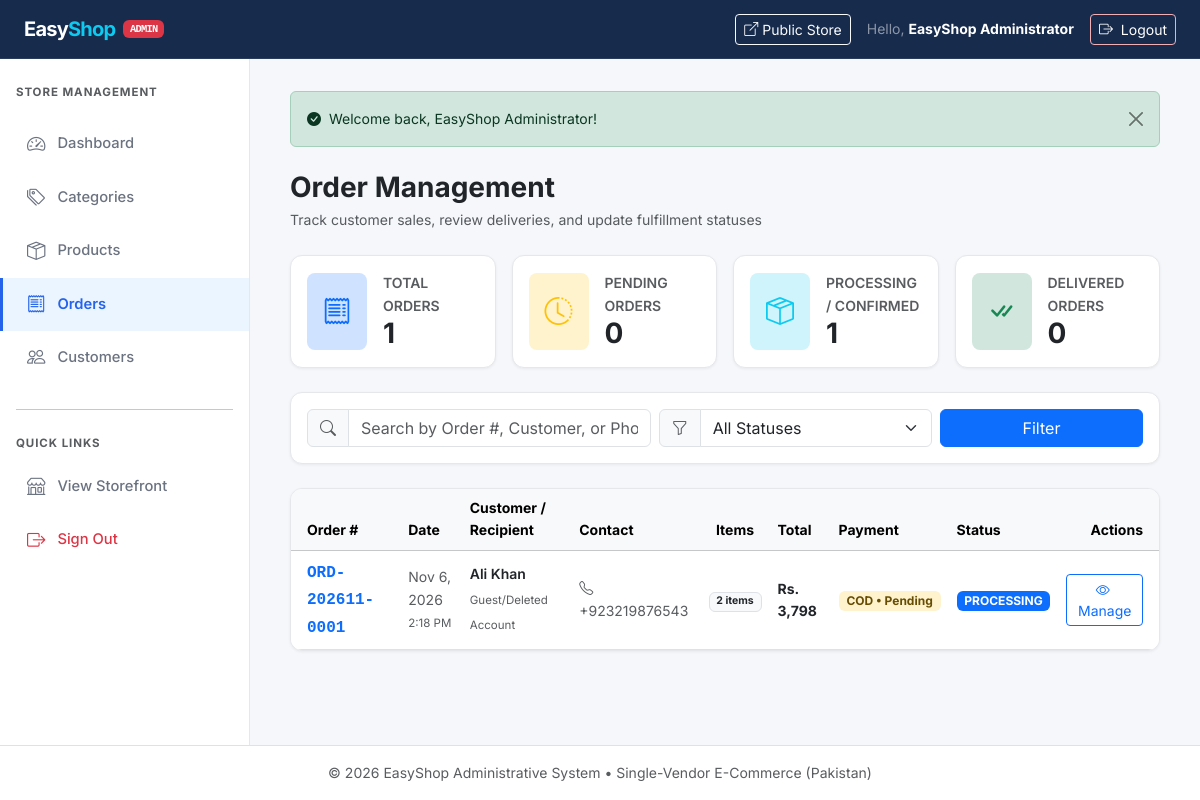
The app's page /admin/orders/index.php (signed in) with its own data.
### tables this page shows
CREATE TABLE `orders` (
  `order_id` INT UNSIGNED NOT NULL AUTO_INCREMENT,
  `user_id` INT UNSIGNED DEFAULT NULL,
  `order_number` VARCHAR(50) NOT NULL,
  `subtotal` DECIMAL(10, 2) NOT NULL,
  `shipping_fee` DECIMAL(10, 2) NOT NULL DEFAULT 200.00,
  `total_amount` DECIMAL(10, 2) NOT NULL,
  `payment_method` ENUM('cod') NOT NULL DEFAULT 'cod',
  `payment_status` ENUM('pending', 'paid', 'failed') NOT NULL DEFAULT 'pending',
  `order_status` ENUM('pending', 'confirmed', 'processing', 'shipped', 'delivered', 'cancelled') NOT NULL DEFAULT 'pending',
  `is_stock_restored` TINYINT(1) UNSIGNED NOT NULL DEFAULT 0,
  `shipping_name` VARCHAR(100) NOT NULL,
  `shipping_phone` VARCHAR(20) NOT NULL,
  `shipping_address` TEXT NOT NULL,
  `created_at` TIMESTAMP NOT NULL DEFAULT CURRENT_TIMESTAMP,
  PRIMARY KEY (`order_id`),
  UNIQUE KEY `uq_orders_number` (`order_number`),
  KEY `idx_orders_user_id` (`user_id`),
  KEY `idx_orders_status` (`order_status`),
  KEY `idx_orders_created_at` (`created_at`),
  CONSTRAINT `fk_orders_user` 
    FOREIGN KEY (`user_id`) 
    REFERENCES `users` (`user_id`) 
    ON DELETE SET NULL 
    ON UPDATE CASCADE
);

### includes/functions.php (called while the page is built, shortened)
<?php
function getFlash($type) {
    if (isset($_SESSION['flash'][$type])) {
        $msg = $_SESSION['flash'][$type];
        return $msg;
    }
    return null;
}
function e($data) {
    return htmlspecialchars((string)$data, ENT_QUOTES, 'UTF-8');
}
function format_pkr($amount, $showDecimals = false) {
    $val = (float)$amount;
    return 'Rs. ' . number_format($val, $showDecimals ? 2 : 0);
}

### admin/orders/index.php (the view, shortened to what this page needs)
<?php
require_once __DIR__ . '/../../includes/admin-header.php';
require_once __DIR__ . '/../../includes/admin-sidebar.php';
$statusFilter = trim($_GET['status'] ?? 'all');
$searchQuery  = trim($_GET['search'] ?? '');
$validStatuses = ['pending', 'confirmed', 'processing', 'shipped', 'delivered', 'cancelled'];
if (!in_array($statusFilter, $validStatuses, true)) {
    $statusFilter = 'all';
}
$stats = [
    'total'      => 0,
    'pending'    => 0,
    'processing' => 0,
    'delivered'  => 0,
];
if ($conn) {
    if ($res = mysqli_query($conn, "SELECT COUNT(*) FROM orders")) {
        $stats['total'] = (int)mysqli_fetch_row($res)[0];
    }
    if ($res = mysqli_query($conn, "SELECT COUNT(*) FROM orders WHERE order_status = 'pending'")) {
        $stats['pending'] = (int)mysqli_fetch_row($res)[0];
    }
    if ($res = mysqli_query($conn, "SELECT COUNT(*) FROM orders WHERE order_status IN ('confirmed', 'processing')")) {
        $stats['processing'] = (int)mysqli_fetch_row($res)[0];
    }
    if ($res = mysqli_query($conn, "SELECT COUNT(*) FROM orders WHERE order_status = 'delivered'")) {
        $stats['delivered'] = (int)mysqli_fetch_row($res)[0];
    }
}
$orders = [];
if ($conn) {
    $sql = "SELECT o.order_id, o.order_number, o.subtotal, o.shipping_fee, o.total_amount,
                   o.payment_method, o.payment_status, o.order_status, o.is_stock_restored,
                   o.shipping_name, o.shipping_phone, o.created_at,
                   u.name AS customer_account_name, u.email AS customer_account_email,
                   COUNT(oi.order_item_id) AS items_count
            FROM orders o
            LEFT JOIN users u ON o.user_id = u.user_id
            LEFT JOIN order_items oi ON o.order_id = oi.order_id
            WHERE 1=1 ";
    $sql .= "GROUP BY o.order_id ORDER BY o.order_id DESC";
    $stmt = mysqli_prepare($conn, $sql);
    if ($stmt) {
        mysqli_stmt_execute($stmt);
        $res = mysqli_stmt_get_result($stmt);
        while ($row = mysqli_fetch_assoc($res)) {
            $orders[] = $row;
        }
    }
}
$flashSuccess = getFlash('success');
?>
<main class="admin-main">
  <?php if ($flashSuccess): ?>
    <div class="alert alert-success alert-dismissible fade show mb-4 small" role="alert">
      <i class="bi bi-check-circle-fill me-1"></i> <?= e($flashSuccess) ?>
      <button type="button" class="btn-close" data-bs-dismiss="alert" aria-label="Close"></button>
    </div>
  <?php endif; ?>
  <div class="d-flex flex-wrap justify-content-between align-items-center mb-4 gap-2">
    <div>
      <h1 class="h3 fw-bold text-dark mb-1">Order Management</h1>
      <p class="text-muted small mb-0">Track customer sales, review deliveries, and update fulfillment statuses</p>
    </div>
  </div>
  <div class="row g-3 mb-4">
    <div class="col-sm-6 col-xl-3">
      <div class="admin-card p-3">
        <div class="d-flex align-items-center gap-3">
          <div class="stat-icon bg-primary-subtle text-primary p-3 rounded-3 fs-3">
            <i class="bi bi-receipt"></i>
          </div>
          <div>
            <div class="text-muted small text-uppercase fw-semibold">Total Orders</div>
            <div class="h3 fw-bold mb-0 text-dark"><?= $stats['total'] ?></div>
          </div>
        </div>
      </div>
    </div>
    <div class="col-sm-6 col-xl-3">
      <div class="admin-card p-3">
        <div class="d-flex align-items-center gap-3">
          <div class="stat-icon bg-warning-subtle text-warning p-3 rounded-3 fs-3">
            <i class="bi bi-clock-history"></i>
          </div>
          <div>
            <div class="text-muted small text-uppercase fw-semibold">Pending Orders</div>
            <div class="h3 fw-bold mb-0 text-dark"><?= $stats['pending'] ?></div>
          </div>
        </div>
      </div>
    </div>
    <div class="col-sm-6 col-xl-3">
      <div class="admin-card p-3">
        <div class="d-flex align-items-center gap-3">
          <div class="stat-icon bg-info-subtle text-info p-3 rounded-3 fs-3">
            <i class="bi bi-box-seam"></i>
          </div>
          <div>
            <div class="text-muted small text-uppercase fw-semibold">Processing / Confirmed</div>
            <div class="h3 fw-bold mb-0 text-dark"><?= $stats['processing'] ?></div>
          </div>
        </div>
      </div>
    </div>
    <div class="col-sm-6 col-xl-3">
      <div class="admin-card p-3">
        <div class="d-flex align-items-center gap-3">
          <div class="stat-icon bg-success-subtle text-success p-3 rounded-3 fs-3">
            <i class="bi bi-check-all"></i>
          </div>
          <div>
            <div class="text-muted small text-uppercase fw-semibold">Delivered Orders</div>
            <div class="h3 fw-bold mb-0 text-dark"><?= $stats['delivered'] ?></div>
          </div>
        </div>
      </div>
    </div>
  </div>
  <div class="admin-card p-3 mb-4">
    <form method="GET" action="index.php" class="row g-2 align-items-center">
      <div class="col-md-5">
        <div class="input-group">
          <span class="input-group-text bg-light text-muted"><i class="bi bi-search"></i></span>
          <input type="text" name="search" class="form-control" placeholder="Search by Order #, Customer, or Phone..." value="<?= e($searchQuery) ?>">
        </div>
      </div>
      <div class="col-md-4">
        <div class="input-group">
          <span class="input-group-text bg-light text-muted"><i class="bi bi-funnel"></i></span>
          <select name="status" class="form-select" onchange="this.form.submit()">
            <option value="all" <?= $statusFilter === 'all' ? 'selected' : '' ?>>All Statuses</option>
          </select>
        </div>
      </div>
      <div class="col-md-3 d-flex gap-2">
        <button type="submit" class="btn btn-primary w-100">Filter</button>
      </div>
    </form>
  </div>
  <div class="admin-card overflow-hidden">
    <div class="table-responsive">
      <table class="table align-middle mb-0 table-hover">
        <thead class="table-light small">
          <tr>
            <th scope="col" class="ps-3">Order #</th>
            <th scope="col">Date</th>
            <th scope="col">Customer / Recipient</th>
            <th scope="col">Contact</th>
            <th scope="col" class="text-center">Items</th>
            <th scope="col">Total</th>
            <th scope="col">Payment</th>
            <th scope="col">Status</th>
            <th scope="col" class="text-end pe-3">Actions</th>
          </tr>
        </thead>
        <tbody>
          <?php if (empty($orders)): ?>
            <tr>
              <td colspan="9" class="text-center py-5 text-muted">
                <i class="bi bi-inbox display-6 d-block mb-2 text-muted"></i>
                No orders found matching the selected criteria.
              </td>
            </tr>
          <?php else: ?>
            <?php foreach ($orders as $ord): ?>
              <?php
                $statusBadge = 'bg-secondary';
                switch ($ord['order_status']) {
                    case 'processing': $statusBadge = 'bg-primary text-white'; break;
                }
                $payBadge = ($ord['payment_status'] === 'paid') ? 'bg-success-subtle text-success' : 'bg-warning-subtle text-warning-emphasis';
              ?>
              <tr>
                <td class="ps-3">
                  <a href="details.php?id=<?= (int)$ord['order_id'] ?>" class="fw-bold font-monospace text-primary text-decoration-none">
                    <?= e($ord['order_number']) ?>
                  </a>
                </td>
                <td class="small text-muted">
                  <?= date('M j, Y', strtotime($ord['created_at'])) ?><br>
                  <span style="font-size: 0.72rem;"><?= date('g:i A', strtotime($ord['created_at'])) ?></span>
                </td>
                <td>
                  <div class="fw-semibold text-dark small"><?= e($ord['shipping_name']) ?></div>
                  <?php if (!empty($ord['customer_account_name'])): ?>
                    <span class="text-muted small" style="font-size: 0.72rem;">User: <?= e($ord['customer_account_name']) ?></span>
                  <?php else: ?>
                    <span class="text-muted small" style="font-size: 0.72rem;">Guest/Deleted Account</span>
                  <?php endif; ?>
                </td>
                <td class="small text-muted">
                  <i class="bi bi-telephone me-1"></i><?= e($ord['shipping_phone']) ?>
                </td>
                <td class="text-center small">
                  <span class="badge bg-light text-dark border">
                    <?= (int)$ord['items_count'] ?> item<?= (int)$ord['items_count'] === 1 ? '' : 's' ?>
                  </span>
                </td>
                <td class="fw-bold text-dark small">
                  <?= format_pkr($ord['total_amount']) ?>
                </td>
                <td>
                  <span class="badge <?= $payBadge ?> small">
                    <?= strtoupper(e($ord['payment_method'])) ?> • <?= ucfirst(e($ord['payment_status'])) ?>
                  </span>
                </td>
                <td>
                  <span class="badge <?= $statusBadge ?> small text-uppercase">
                    <?= e($ord['order_status']) ?>
                  </span>
                </td>
                <td class="text-end pe-3">
                  <a href="details.php?id=<?= (int)$ord['order_id'] ?>" class="btn btn-outline-primary btn-sm">
                    <i class="bi bi-eye me-1"></i> Manage
                  </a>
                </td>
              </tr>
            <?php endforeach; ?>
          <?php endif; ?>
        </tbody>
      </table>
    </div>
  </div>
</main>
<?php require_once __DIR__ . '/../../includes/admin-footer.php'; ?>

### assets/css/style.css (style rules this page uses)
:root { --color-primary: #172B4D; --color-accent: #2563EB; --color-accent-hover: #1D4ED8; --color-accent-light: #EBF5FF; --color-bg: #FFFFFF; --color-bg-secondary: #F5F7FA; --color-text: #1F2937; --color-text-muted: #6B7280; --color-text-light: #9CA3AF; --color-border: #E5E7EB; --color-danger: #EF4444; --color-success: #10B981; --color-warning: #F59E0B; --color-white: #FFFFFF; --font-family: 'Inter', -apple-system, BlinkMacSystemFont, 'Segoe UI', sans-serif; --radius-sm: 6px; --radius-md: 8px; --radius-lg: 12px; --radius-xl: 16px; --shadow-sm: 0 1px 3px rgba(0, 0, 0, 0.06); --shadow-md: 0 4px 16px rgba(0, 0, 0, 0.08); --shadow-lg: 0 8px 30px rgba(0, 0, 0, 0.12); --shadow-xl: 0 12px 40px rgba(0, 0, 0, 0.15); --transition: 0.3s ease; --transition-fast: 0.2s ease; }
*, *::before, *::after { box-sizing: border-box; }
html { scroll-behavior: smooth; }
body { font-family: var(--font-family); color: var(--color-text); background-color: var(--color-bg); line-height: 1.6; -webkit-font-smoothing: antialiased; -moz-osx-font-smoothing: grayscale; overflow-x: hidden; }
a { text-decoration: none; color: inherit; transition: color var(--transition-fast); }
h1, h2, h3, h4, h5, h6 { color: var(--color-primary); font-weight: 700; line-height: 1.3; }

### includes/admin-header.php (style rules this page uses)
body { background-color: var(--color-bg-secondary); min-height: 100vh; display: flex; flex-direction: column; }
.admin-main { flex: 1; padding: 2rem 2.5rem; overflow-x: auto; }
.admin-card { background: #FFFFFF; border-radius: var(--radius-lg); border: 1px solid var(--color-border); box-shadow: var(--shadow-sm); }

### records on screen
orders: order_id "1", is_stock_restored "0", order_number "ORD-202611-0001", created_at "Nov 6, 2026", created_at "2:18 PM", shipping_name "Ali Khan", shipping_phone "+923219876543", items_count "2", total_amount "Rs. 3,798", payment_method "COD", payment_status "Pending", order_status "PROCESSING"

### other values on screen
$admin['name'] "EasyShop Administrator"
$flashSuccess "Welcome back, EasyShop Administrator!"
